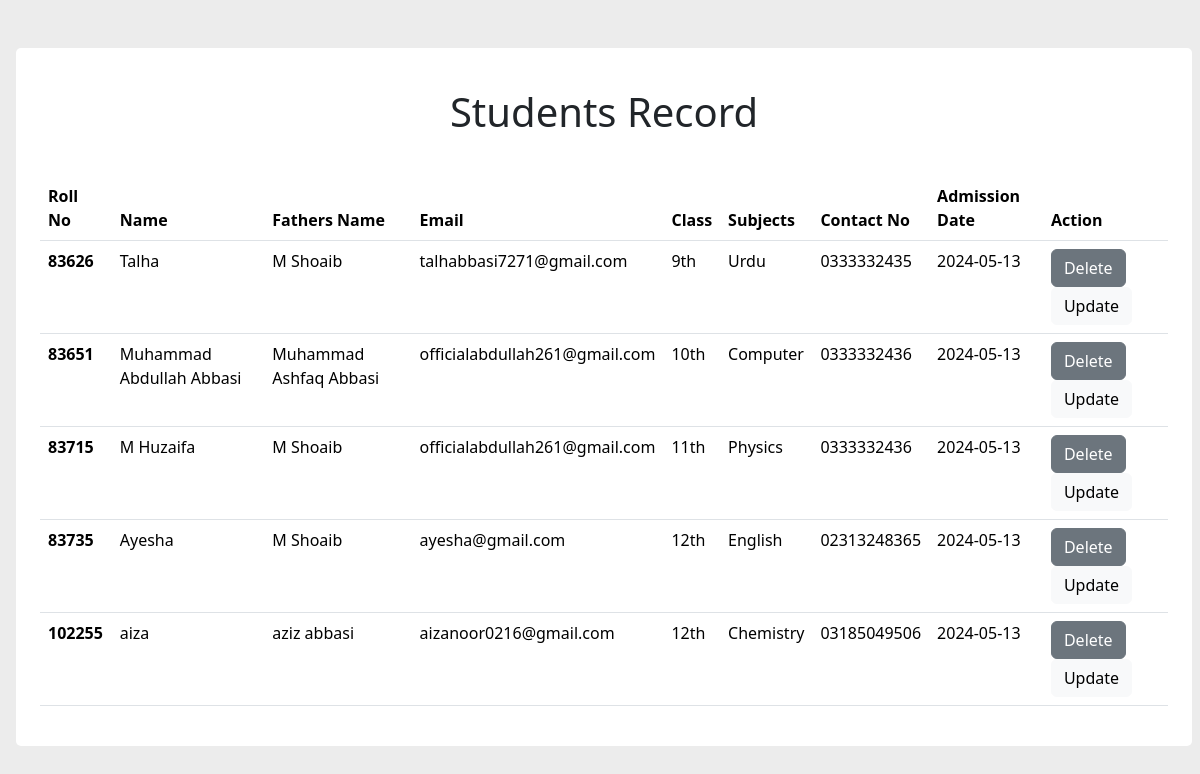
Page /view_std on the committed database.
### server.py (models this page shows, shortened)
class Stud(db.Model):
    sno = db.Column(db.Integer, primary_key = True)
    name = db.Column(db.String(200), nullable = False)
    father = db.Column(db.String(200), nullable = False)
    email = db.Column(db.String(200), nullable = False)
    classNo = db.Column(db.Integer, nullable = False)
    subjects = db.Column(db.String(500), nullable = False)
    phone = db.Column(db.String(200), nullable = False)
    date_admission = db.Column(db.String(100), nullable = False)

### server.py (the view)
@app.route("/view_std")
def view():
    allStds = Stud.query.all()
    allStds = sorted(allStds, key=lambda x: x.classNo)
    return render_template('StudentsManagement/view_std.html', allStds = allStds)

### templates/StudentsManagement/view_std.html (shortened to what this page needs)
<!DOCTYPE html>
<html lang="en">
<head>
    <link href="https://cdn.jsdelivr.net/npm/bootstrap@5.3.3/dist/css/bootstrap.min.css" rel="stylesheet">
</head>
<body style="background-color: rgb(236, 236, 236);">
    <div class="my-5 mx-3" style="width: 98%; background-color: white; padding: 2%; border-radius: 5px; align-self: center;">
        <h1 class="my-3" style="text-align: center;">Students Record</h1>
        <br>
        <table class="table">
            <thead>
              <tr>
                <th scope="col">Roll No</th>
                <th scope="col">Name</th>
                <th scope="col">Fathers Name</th>
                <th scope="col">Email</th>
                <th scope="col">Class</th>
                <th scope="col">Subjects</th>
                <th scope="col">Contact No</th>
                <th scope="col">Admission Date</th>
                <th scope="col">Action</th>
              </tr>
            </thead>
            <tbody>
              {% for Std in allStds %}
                <tr>
                  <th scope="row">{{Std.sno}}</th>
                  <td>{{Std.name}}</td>
                  <td>{{Std.father}}</td>
                  <td>{{Std.email}}</td>
                  <td>{{Std.classNo}}th</td>
                  <td>{{Std.subjects}}</td>
                  <td>{{Std.phone}}</td>
                  <td>{{Std.date_admission}}</td>
                  <td><a href="/del_std/{{Std.sno}}" type="button" class="btn btn-secondary" value>Delete</a>
                  <a href="/upd_std/{{Std.sno}}" type="button" class="btn btn-light">Update</a></td>
                </tr>
              {% endfor %}
            </tbody>
          </table>
    </div>
</body>
</html>

### rows in the picture
Stud: sno "83626", name "Talha", father "M Shoaib", email "talhabbasi7271@gmail.com", classNo "9", subjects "Urdu", phone "0333332435", date_admission "2024-05-13"
Stud: sno "83651", name "Muhammad Abdullah Abbasi", father "Muhammad Ashfaq Abbasi", email "officialabdullah261@gmail.com", classNo "10", subjects "Computer", phone "0333332436", date_admission "2024-05-13"
Stud: sno "83715", name "M Huzaifa", father "M Shoaib", email "officialabdullah261@gmail.com", classNo "11", subjects "Physics", phone "0333332436", date_admission "2024-05-13"
Stud: sno "83735", name "Ayesha", father "M Shoaib", email "ayesha@gmail.com", classNo "12", subjects "English", phone "02313248365", date_admission "2024-05-13"
Stud: sno "102255", name "aiza", father "aziz abbasi", email "aizanoor0216@gmail.com", classNo "12", subjects "Chemistry", phone "03185049506", date_admission "2024-05-13"
